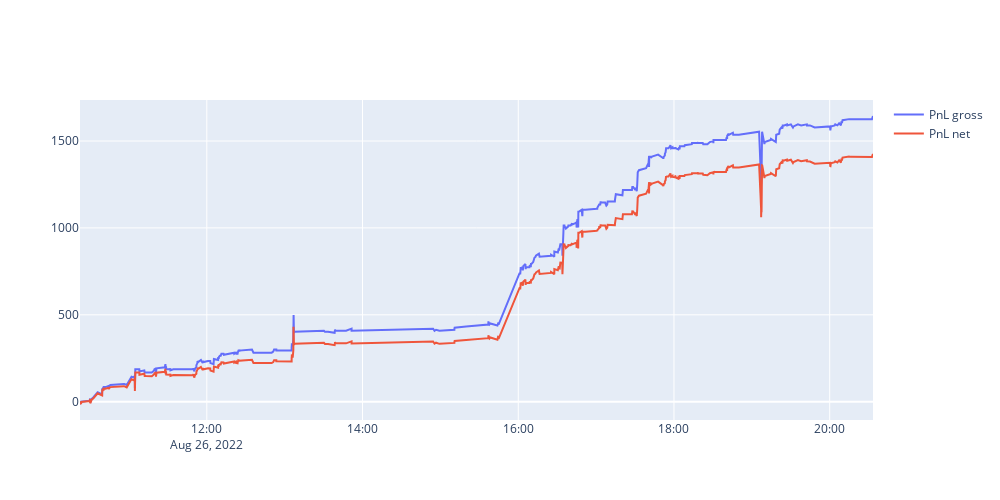

Write notebook code for a chart like this one.
### Code cell
# Create traces
fig = go.Figure()

fig.add_trace(go.Scatter(x=pnl.index, y=pnl.pnl,
                    mode='lines',
                    name='PnL gross'))
fig.add_trace(go.Scatter(x=pnl.index, y=pnl.pnl_net,
                    mode='lines',
                    name='PnL net'))

fig.update_layout(width=1000, height=500)

fig.show()

### Figure 1 — Plotly figure (JSON) as saved in the notebook; plotly's stock layout.template omitted (floating-point values rounded to 4 significant figures; data arrays with more than 128 entries replaced by an {"elided": "..."} marker saying what was removed)
{"data": [{"mode": "lines", "name": "PnL gross", "type": "scatter", "x": {"elided": "464 str values"}, "y": {"elided": "464 float values"}}, {"mode": "lines", "name": "PnL net", "type": "scatter", "x": {"elided": "464 str values"}, "y": {"elided": "464 float values"}}], "layout": {"height": 500, "width": 1000, "xaxis": {"autorange": true, "range": ["2022-08-26 10:22:17", "2022-08-26 20:33:22"], "type": "date"}, "yaxis": {"autorange": true, "range": [-105.5, 1736.0], "type": "linear"}}}
